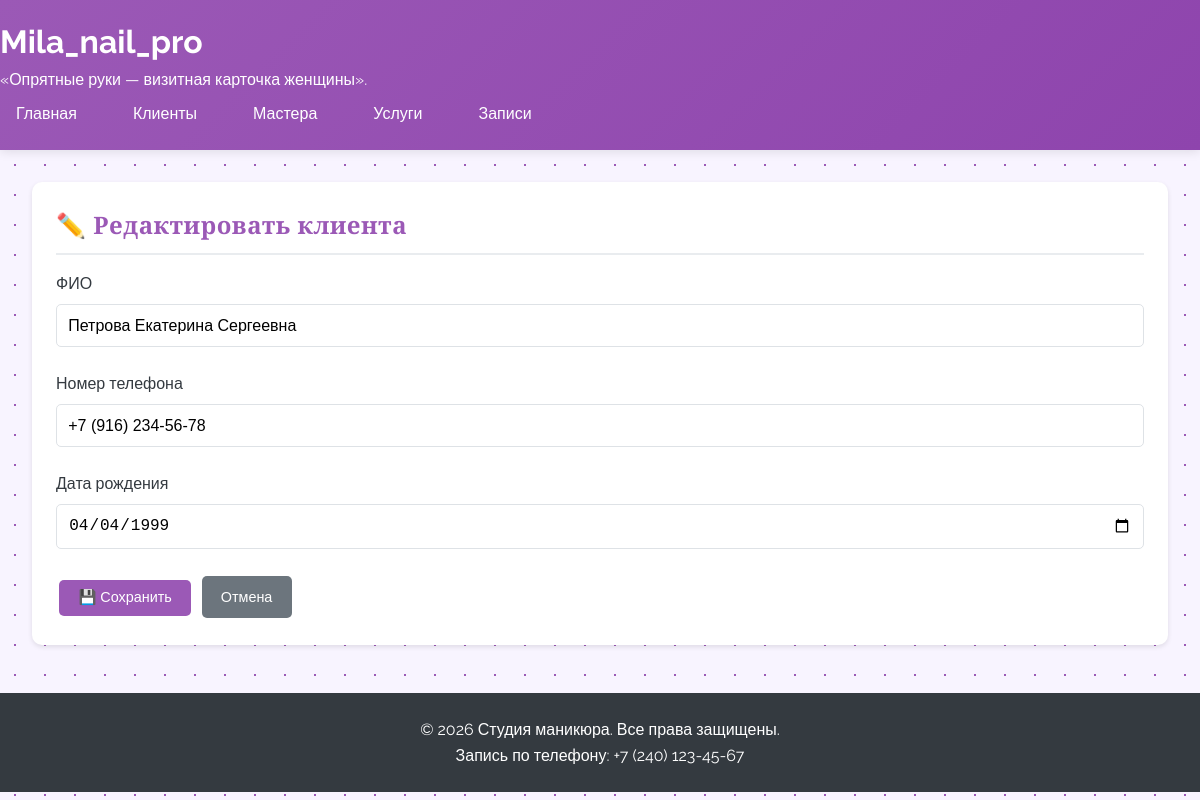
/clients/1/update/, run on the app's committed database.
### salon/models.py (models this page shows, shortened)
class Client(models.Model):
    full_name = models.CharField(max_length=200, verbose_name='ФИО')
    phone_number = models.CharField(max_length=20, verbose_name='Номер телефона')
    birth_date = models.DateField(verbose_name='Дата рождения')
    class Meta:
        verbose_name = 'Клиент'
        verbose_name_plural = 'Клиенты'

### salon/views.py (the view, shortened to what this page needs)
# urls.py: path('clients/<int:pk>/update/', views.ClientUpdateView.as_view(), name='client_update'),
class ClientUpdateView(UpdateView):
    model = Client
    form_class = ClientForm
    template_name = 'salon/client_form.html'
    success_url = reverse_lazy('client_list')

### salon/forms.py
class ClientForm(forms.ModelForm):
    class Meta:
        model = Client
        fields = ['full_name', 'phone_number', 'birth_date']
        widgets = {
            'full_name': forms.TextInput(attrs={'class': 'form-control', 'placeholder': 'Введите ФИО'}),
            'phone_number': forms.TextInput(attrs={'class': 'form-control', 'placeholder': '+7 (XXX) XXX-XX-XX'}),
            'birth_date': forms.DateInput(attrs={'class': 'form-control', 'type': 'date'}),
        }
        labels = {
            'full_name': 'ФИО',
            'phone_number': 'Номер телефона',
            'birth_date': 'Дата рождения',
        }

### salon/templates/salon/client_form.html (shortened to what this page needs)
{% extends 'salon/base.html' %}
{% block content %}
<div class="card">
    <h2 class="card-title">
        {% if form.instance.pk %}✏️ Редактировать клиента{% else %}➕ Добавить клиента{% endif %}
    </h2>
    <form method="post">
        {% for field in form %}
        <div class="form-group">
            <label for="{{ field.id_for_label }}">{{ field.label }}</label>
            {{ field }}
        </div>
        {% endfor %}
        <div style="margin-top: 1.5rem;">
            <button type="submit" class="btn btn-primary">💾 Сохранить</button>
            <a href="{% url 'client_list' %}" class="btn btn-secondary">Отмена</a>
        </div>
    </form>
</div>
{% endblock %}

### static/css/style.css (style rules this page uses)
:root { --primary-lavender: #9b59b6; --dark-lavender: #8e44ad; --light-lavender: #f3e5f5; --soft-lavender: #e8d5f5; --white: #ffffff; --gray-100: #f8f9fa; --gray-200: #e9ecef; --gray-300: #dee2e6; --gray-600: #6c757d; --gray-800: #343a40; }
* { margin: 0; padding: 0; box-sizing: border-box; }
body { font-family: 'Segoe UI', Tahoma, Geneva, Verdana, sans-serif; background-color: var(--gray-100); color: var(--gray-800); line-height: 1.6; }
.card { background: var(--white); border-radius: 10px; box-shadow: 0 2px 5px rgba(0,0,0,0.1); padding: 1.5rem; margin-bottom: 1.5rem; transition: transform 0.3s, box-shadow 0.3s; }
.card-title { color: var(--primary-lavender); margin-bottom: 1rem; font-size: 1.5rem; border-bottom: 2px solid var(--gray-200); padding-bottom: 0.5rem; }
.btn { display: inline-block; padding: 0.6rem 1.2rem; border: none; border-radius: 5px; cursor: pointer; text-decoration: none; font-size: 0.9rem; transition: all 0.3s; margin: 0.2rem; }
.btn-primary { background: var(--primary-lavender); color: var(--white); }
.btn-secondary { background: var(--gray-600); color: var(--white); }
.form-group { margin-bottom: 1.5rem; }
label { display: block; margin-bottom: 0.5rem; font-weight: 500; color: var(--gray-800); }
.form-control { width: 100%; padding: 0.7rem; border: 1px solid var(--gray-300); border-radius: 5px; font-size: 1rem; transition: border 0.3s; }
a { color: var(--primary-lavender); text-decoration: none; }
body { background: linear-gradient(135deg, #f5f0ff, #e8d5f5); position: relative; overflow-x: hidden; }
body { background-color: #f8f4ff; background-image: radial-gradient(#9b59b6 1px, transparent 1px); background-size: 30px 30px; }
body { font-family: 'Raleway', sans-serif; }
.logo h1, .card-title, h2, h3 { font-family: 'Cormorant Garamond', serif; font-weight: 600; letter-spacing: 0.5px; }

### data on the page
Client: form "Петрова Екатерина Сергеевна" "+7 (916) 234-56-78" "04/04/1999"

### other printed values
{{ field.label }} "ФИО" "Номер телефона" "Дата рождения"
